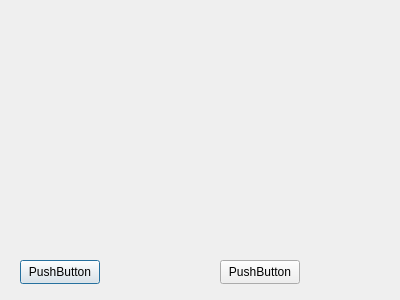
<?xml version="1.0" encoding="UTF-8"?>
<ui version="4.0">
 <class>Dialog</class>
 <widget class="QDialog" name="Dialog">
  <property name="geometry">
   <rect>
    <x>0</x>
    <y>0</y>
    <width>400</width>
    <height>300</height>
   </rect>
  </property>
  <property name="windowTitle">
   <string>Dialog</string>
  </property>
  <widget class="QPushButton" name="pushButton">
   <property name="geometry">
    <rect>
     <x>20</x>
     <y>260</y>
     <width>80</width>
     <height>24</height>
    </rect>
   </property>
   <property name="text">
    <string>PushButton</string>
   </property>
  </widget>
  <widget class="QPushButton" name="pushButton_2">
   <property name="geometry">
    <rect>
     <x>220</x>
     <y>260</y>
     <width>80</width>
     <height>24</height>
    </rect>
   </property>
   <property name="text">
    <string>PushButton</string>
   </property>
  </widget>
 </widget>
 <resources/>
 <connections/>
</ui>
